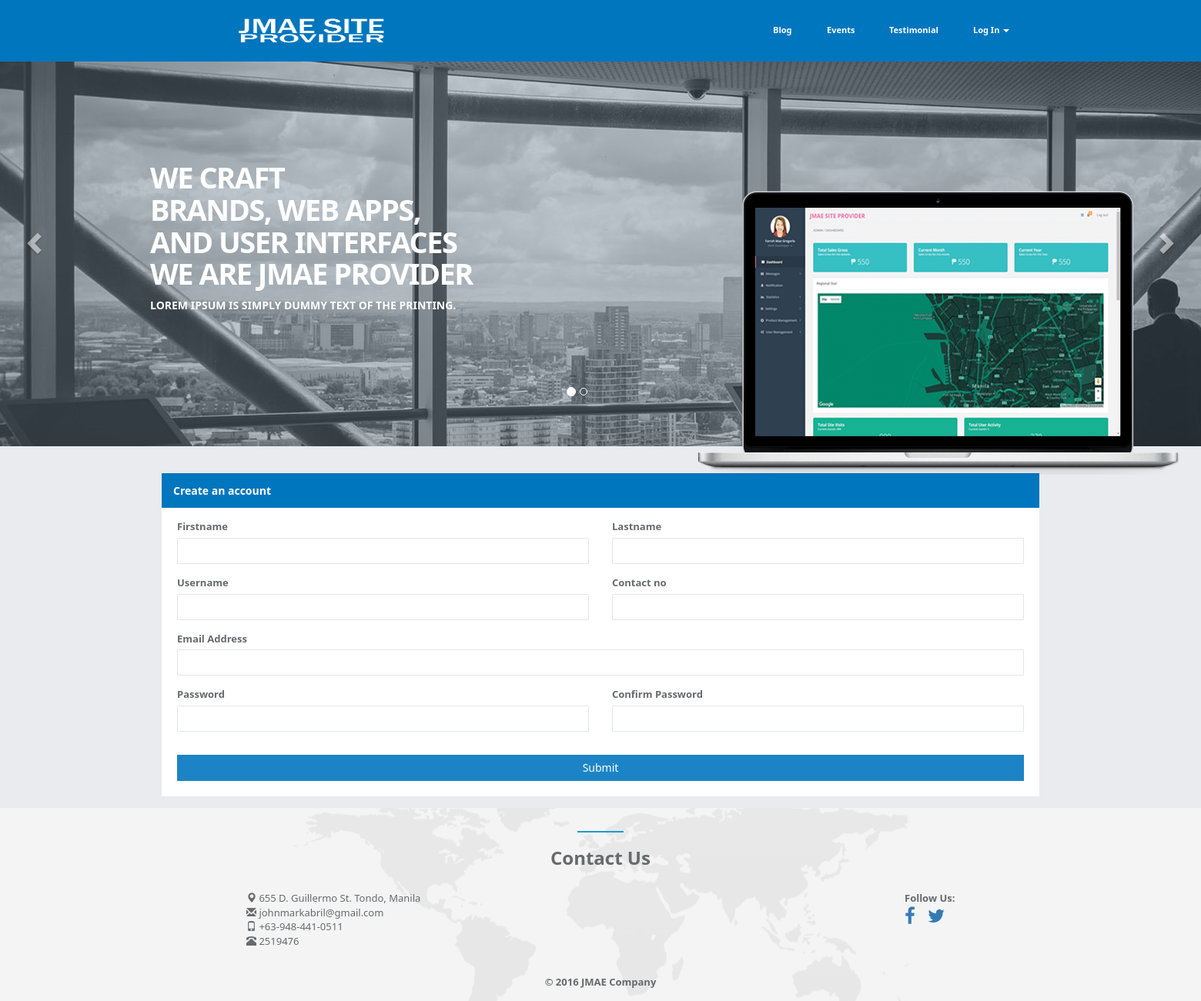
The page /index.php/signup on the database as committed earlier.
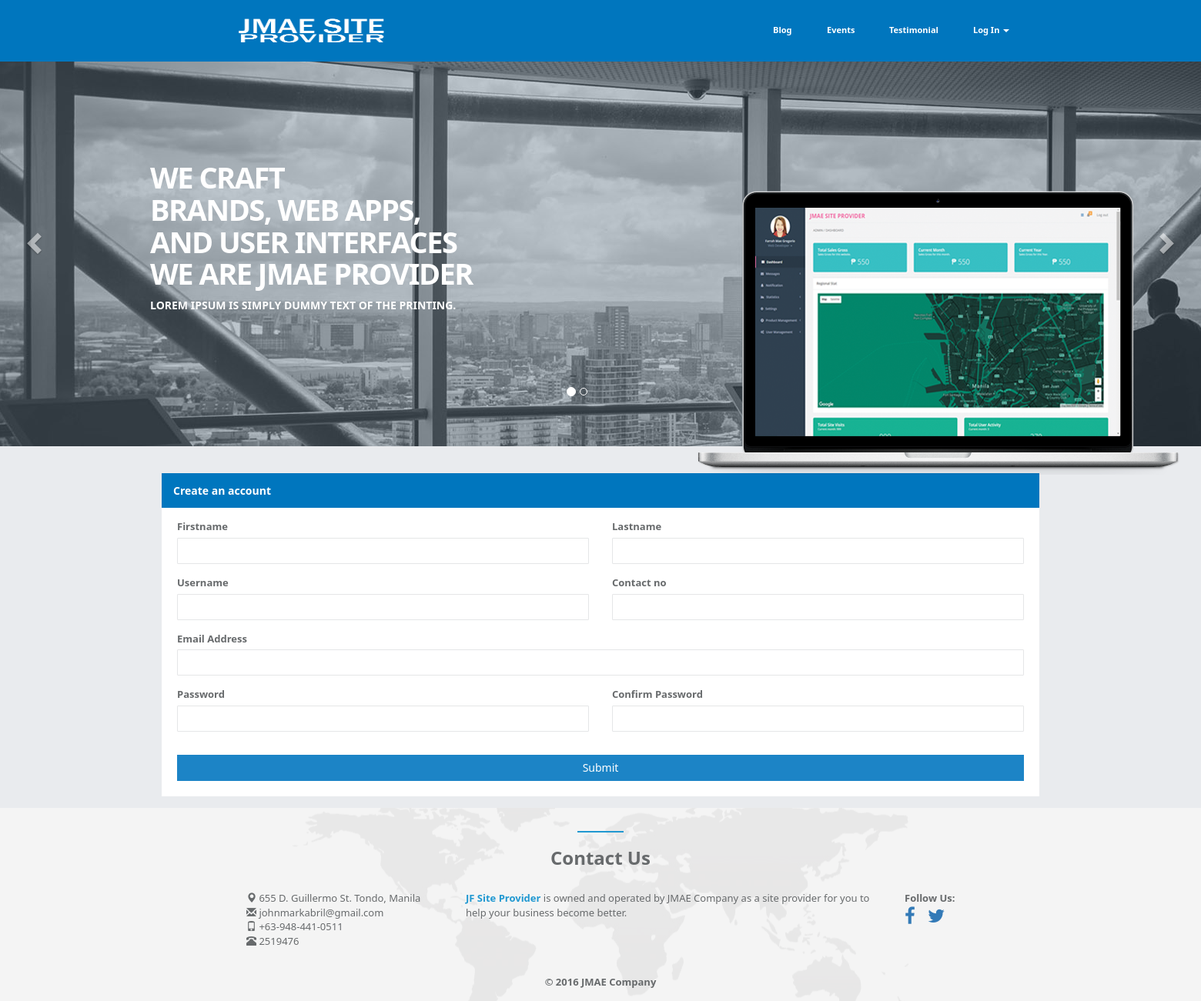
The same page on the database as committed later.
### tables this page shows
CREATE TABLE `about_my_site` (
  `NO` int(11) NOT NULL,
  `NOUSER` varchar(500) NOT NULL,
  `TITLE` varchar(500) NOT NULL,
  `DESCRIPTION` varchar(5000) NOT NULL,
  `DATE` varchar(500) NOT NULL,
  `IMAGEURL` varchar(500) NOT NULL,
  `ACTIVE` varchar(500) NOT NULL,
  `DELETION` int(11) NOT NULL
);

### application/controllers/Signup.php (called while the page is built, shortened)
<?php
class Signup extends CI_Controller {
	public function __construct()
    {
        $this->curpage = "Signup";
        $this->load->model('About_my_site_model');
        $this->load->model('Users_model');
    }
	public function index()
	{
		if ( empty($this->session->userdata('user_session')) ) {
			$arrayEmail = array();
			foreach ( $this->Users_model->get_all() as $ga ) :
				array_push($arrayEmail, $ga->EMAIL);
			endforeach;
			$details = array (
				'curpage'			=>	$this->curpage,
				'get_active'		=>	$this->About_my_site_model->get_active(),
				'all_email'			=>	json_encode($arrayEmail)
			);
			$data['content'] = $this->load->view('signup.php',$details,TRUE);
			$this->load->view('template.php', $data);
		} else if ( $this->session->userdata('account_type') == "Administrator" ) {
			redirect('/admin');
		} else if ( $this->session->userdata('account_type') == "Agent" ) {
			redirect('/agent');
		}
	}
}

### index.php (called while the page is built, shortened)
<?php
require_once BASEPATH.'core/CodeIgniter.php';

### application/models/About_my_site_model.php (called while the page is built, shortened)
<?php
class About_my_site_model extends CI_Model
{
	public $table			=	"about_my_site";
	public $deletion		=	"DELETION";
	public $active 			=	"ACTIVE";
	public function get_active()
	{
		$row = $this->db->where($this->deletion, "0")
						->where($this->active, 1)
						->get($this->table);
			return $row->result();
	}
}

### application/views/common/footer_user.php (the view)
<div class="landing-page">
    <section id="contact" class="gray-section contact no-margin">
        <div class="container">
            <div class="row m-b-lg">
                <div class="col-lg-12 text-center">
                    <div class="navy-line padding-top"></div>
                    <h2 class="no-margin-bottom text-bold">Contact Us</h2>
                </div>
            </div>
            <div class="row m-b-lg no-margin">
                <div class="col-md-3 col-md-offset-1">
                    <address>
                        <span class="glyphicon glyphicon-map-marker"></span> 655 D. Guillermo St. Tondo, Manila<br/>
                        <span class="glyphicon glyphicon-envelope"></span> johnmarkabril@gmail.com<br/>
                        <span class="glyphicon glyphicon-phone"></span> +63-948-441-0511<br/>
                        <span class="glyphicon glyphicon-phone-alt"></span> 2519476
                    </address>
                </div>
                <div class="col-md-6">
                    <p class="text-color">
                        <?php
                            if ( !empty($get_active) ) {
                                foreach ( $get_active as $ga ) :
                        ?>
                                    <strong><span class="navy"><?php echo $ga->TITLE; ?></span></strong> <?php echo $ga->DESCRIPTION; ?>
                        <?php
                                endforeach;
                            }
                        ?>
                    </p>
                </div>
                <div class="col-md-2">
                    <strong>Follow Us: </strong><br/>
                    <h2 class="no-margin"><ul class="list-inline">
                         <li><a href="https://www.facebook.com/jmaesiteprovider/" target="_blank" ><i class="fa fa-facebook"></i></a></li>
                         <li><a href="https://twitter.com/jmaesiteprovide" target="_blank" ><i class="fa fa-twitter"></i></a></li>
                    </ul></h2>
                </div>
            </div>
            <div class="row">
                <div class="col-lg-8 col-lg-offset-2 text-center m-t-lg m-b-lg margin-top-bottom">
                    <strong>&copy; 2016 JMAE Company</strong><br/>
                </div>
            </div>
        </div>
    </section>
</div>

Rows that differ between the two databases and show on the page:
added about_my_site: TITLE "JF Site Provider", DESCRIPTION "is owned and operated by JMAE Company as a site provider for you to help your business become better."
